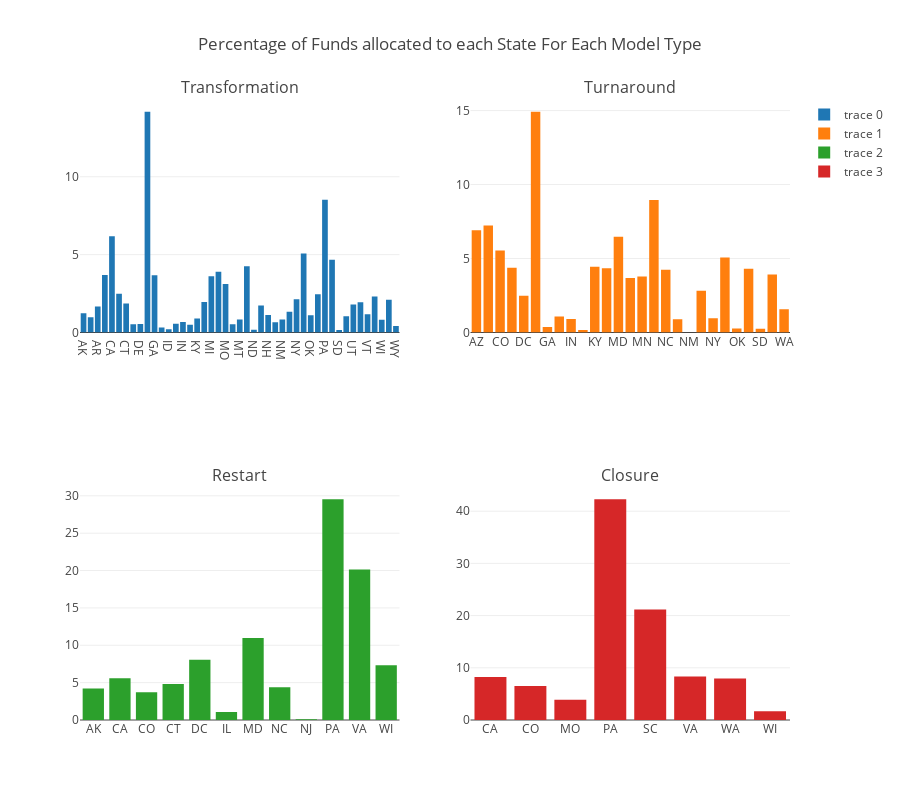

Notebook cell for this chart:
### Markdown cell above
### The percentages

### Code cell
#Same process
Transformation=go.Bar(x = StateTransFormation.State, y =StateTransFormation.Funds_per_state_model_by_total_model_type_funds)
Turnaround=go.Bar(x = StateTurn.State, y =StateTurn.Funds_per_state_model_by_total_model_type_funds)
Restart=go.Bar(x = StateRestart.State, y =StateRestart.Funds_per_state_model_by_total_model_type_funds)
Closure=go.Bar(x = StateClose.State, y =StateClose.Funds_per_state_model_by_total_model_type_funds)

fig = tools.make_subplots(rows=2, cols=2, subplot_titles=('Transformation', 'Turnaround',
                                                          'Restart', 'Closure'))

fig.append_trace(Transformation, 1,1)
fig.append_trace(Turnaround, 1,2)
fig.append_trace(Restart, 2,1)
fig.append_trace(Closure, 2,2)

fig['layout'].update(height=800, width=900, title='Percentage of Funds allocated to each State For Each Model Type')

iplot(fig)

### Figure 1 — Plotly figure (JSON) as saved in the notebook; plotly's stock layout.template omitted (floating-point values rounded to 4 significant figures)
{"data": [{"type": "bar", "uid": "5703260a-dd66-11e8-83c9-dc536018224d", "x": ["AK", "AL", "AR", "AZ", "CA", "CO", "CT", "DC", "DE", "FL", "GA", "IA", "ID", "IL", "IN", "KS", "KY", "MA", "MI", "MN", "MO", "MS", "MT", "NC", "ND", "NE", "NH", "NJ", "NM", "NV", "NY", "OH", "OK", "OR", "PA", "SC", "SD", "TN", "UT", "VA", "VT", "WA", "WI", "WV", "WY"], "xaxis": "x", "y": [1.234, 0.976, 1.67, 3.685, 6.174, 2.486, 1.867, 0.5286, 0.5529, 14.18, 3.671, 0.3229, 0.2107, 0.5586, 0.6795, 0.4932, 0.9064, 1.959, 3.605, 3.893, 3.114, 0.5303, 0.8322, 4.258, 0.1776, 1.73, 1.129, 0.6627, 0.8379, 1.338, 2.14, 5.076, 1.102, 2.457, 8.525, 4.674, 0.1539, 1.037, 1.804, 1.935, 1.167, 2.311, 0.8222, 2.105, 0.4254], "yaxis": "y"}, {"type": "bar", "uid": "5703260b-dd66-11e8-83c9-dc536018224d", "x": ["AZ", "CA", "CO", "CT", "DC", "FL", "GA", "IL", "IN", "KS", "KY", "MA", "MD", "MI", "MN", "MO", "NC", "NJ", "NM", "NV", "NY", "OH", "OK", "PA", "SD", "TN", "WA"], "xaxis": "x2", "y": [6.914, 7.236, 5.535, 4.369, 2.481, 14.93, 0.367, 1.077, 0.9075, 0.1661, 4.443, 4.341, 6.476, 3.686, 3.778, 8.963, 4.243, 0.8898, 0.0001922, 2.825, 0.9598, 5.076, 0.2672, 4.311, 0.2586, 3.925, 1.577], "yaxis": "y2"}, {"type": "bar", "uid": "5703260c-dd66-11e8-83c9-dc536018224d", "x": ["AK", "CA", "CO", "CT", "DC", "IL", "MD", "NC", "NJ", "PA", "VA", "WI"], "xaxis": "x3", "y": [4.2, 5.585, 3.73, 4.816, 8.066, 1.082, 10.97, 4.398, 0.1055, 29.56, 20.16, 7.332], "yaxis": "y3"}, {"type": "bar", "uid": "5703260d-dd66-11e8-83c9-dc536018224d", "x": ["CA", "CO", "MO", "PA", "SC", "VA", "WA", "WI"], "xaxis": "x4", "y": [8.237, 6.499, 3.898, 42.31, 21.15, 8.316, 7.927, 1.663], "yaxis": "y4"}], "layout": {"annotations": [{"font": {"size": 16}, "showarrow": false, "text": "Transformation", "x": 0.225, "xanchor": "center", "xref": "paper", "y": 1, "yanchor": "bottom", "yref": "paper"}, {"font": {"size": 16}, "showarrow": false, "text": "Turnaround", "x": 0.775, "xanchor": "center", "xref": "paper", "y": 1, "yanchor": "bottom", "yref": "paper"}, {"font": {"size": 16}, "showarrow": false, "text": "Restart", "x": 0.225, "xanchor": "center", "xref": "paper", "y": 0.375, "yanchor": "bottom", "yref": "paper"}, {"font": {"size": 16}, "showarrow": false, "text": "Closure", "x": 0.775, "xanchor": "center", "xref": "paper", "y": 0.375, "yanchor": "bottom", "yref": "paper"}], "height": 800, "title": "Percentage of Funds allocated to each State For Each Model Type", "width": 900, "xaxis": {"anchor": "y", "autorange": true, "domain": [0, 0.45], "range": [-0.5, 44.5], "type": "category"}, "xaxis2": {"anchor": "y2", "autorange": true, "domain": [0.55, 1], "range": [-0.5, 26.5], "type": "category"}, "xaxis3": {"anchor": "y3", "autorange": true, "domain": [0, 0.45], "range": [-0.5, 11.5], "type": "category"}, "xaxis4": {"anchor": "y4", "autorange": true, "domain": [0.55, 1], "range": [-0.5, 7.5], "type": "category"}, "yaxis": {"anchor": "x", "autorange": true, "domain": [0.625, 1], "range": [0, 14.93], "type": "linear"}, "yaxis2": {"anchor": "x2", "autorange": true, "domain": [0.625, 1], "range": [0, 15.71], "type": "linear"}, "yaxis3": {"anchor": "x3", "autorange": true, "domain": [0, 0.375], "range": [0, 31.11], "type": "linear"}, "yaxis4": {"anchor": "x4", "autorange": true, "domain": [0, 0.375], "range": [0, 44.54], "type": "linear"}}}
